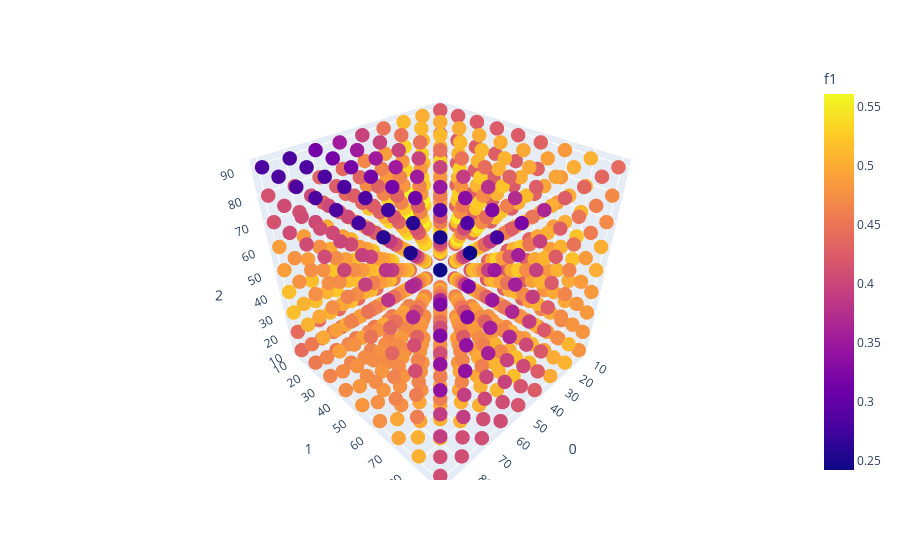

Notebook source saved alongside this figure:
### Code cell
fig = px.scatter_3d(grade_thresholds, x=0, y=1, z=2, color='f1')
fig.update_traces(marker=dict(size=5))
fig.show()

### Figure 1 — Plotly figure (JSON) as saved in the notebook; plotly's stock layout.template omitted (floating-point values rounded to 4 significant figures; data arrays with more than 128 entries replaced by an {"elided": "..."} marker saying what was removed)
{"data": [{"hovertemplate": "0=%{x}<br>1=%{y}<br>2=%{z}<br>f1=%{marker.color}<extra></extra>", "legendgroup": "", "marker": {"color": {"elided": "729 float values"}, "coloraxis": "coloraxis", "size": 5, "symbol": "circle"}, "mode": "markers", "name": "", "scene": "scene", "showlegend": false, "type": "scatter3d", "x": {"elided": "729 int values"}, "y": {"elided": "729 int values"}, "z": {"elided": "729 int values"}}], "layout": {"coloraxis": {"colorbar": {"title": {"text": "f1"}}, "colorscale": [[0, "#0d0887"], [0.1111, "#46039f"], [0.2222, "#7201a8"], [0.3333, "#9c179e"], [0.4444, "#bd3786"], [0.5556, "#d8576b"], [0.6667, "#ed7953"], [0.7778, "#fb9f3a"], [0.8889, "#fdca26"], [1, "#f0f921"]]}, "legend": {"tracegroupgap": 0}, "margin": {"t": 60}, "scene": {"domain": {"x": [0, 1], "y": [0, 1]}, "xaxis": {"title": {"text": "0"}}, "yaxis": {"title": {"text": "1"}}, "zaxis": {"title": {"text": "2"}}}}}
